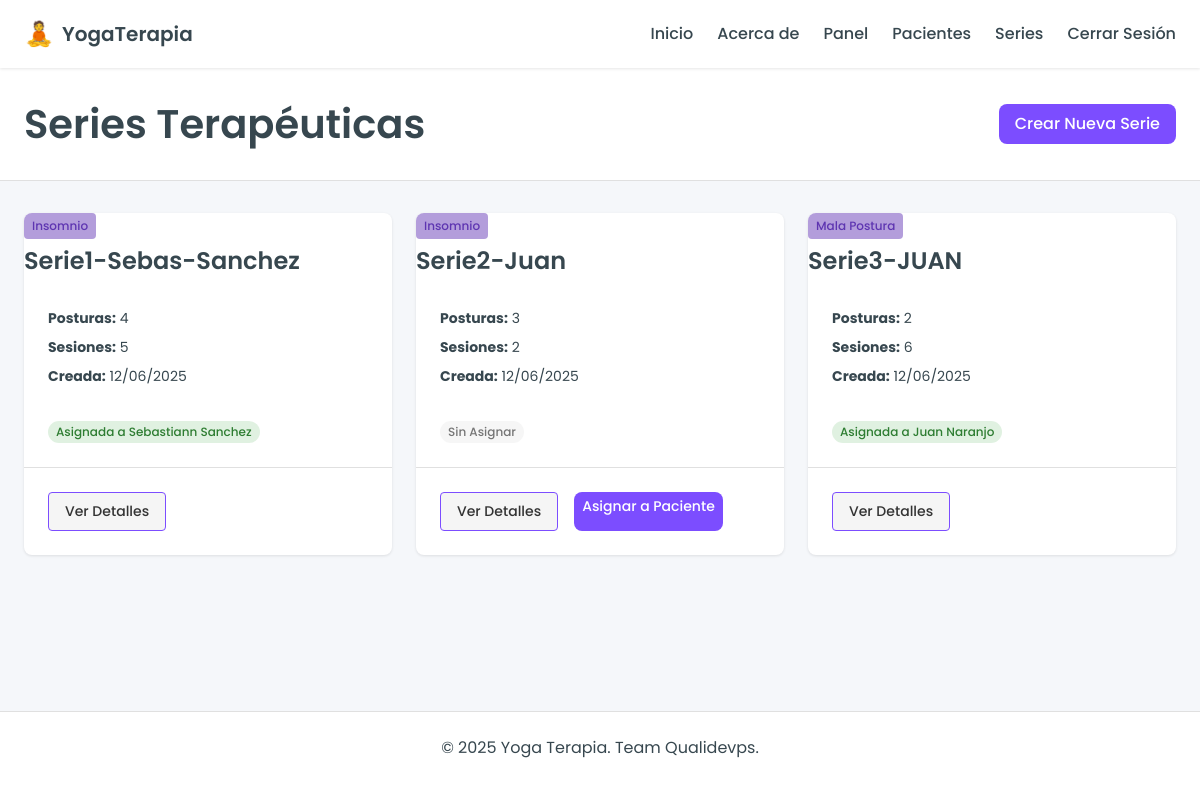
/instructor/series (signed in), run on an earlier commit of the app's database.
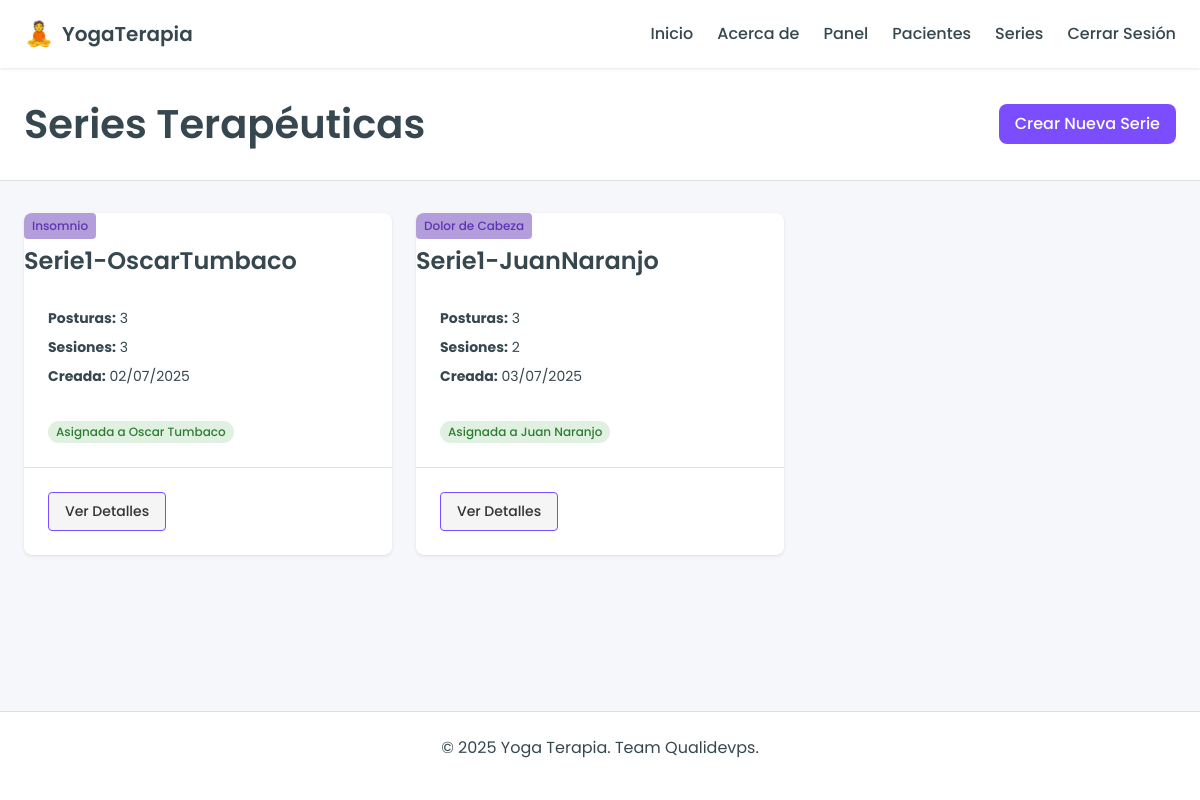
And on a later commit of the database.
### models/series.py (models this page shows, shortened)
class Series(db.Model):
    __tablename__ = 'series'
    id = db.Column(db.Integer, primary_key=True)
    name = db.Column(db.String(100), nullable=False)
    created_at = db.Column(db.DateTime, default=datetime.utcnow)
    therapy_type_id = db.Column(db.Integer, db.ForeignKey('therapy_type.id'), nullable=False)
    total_sessions = db.Column(db.Integer, default=1)
    creator_id = db.Column(db.Integer, db.ForeignKey('user.id'), nullable=False)
    patient_id = db.Column(db.Integer, db.ForeignKey('user.id'), nullable=True)
    postures = db.relationship('SeriesPosture', backref='series', lazy=True, order_by="SeriesPosture.order")
    sessions = db.relationship('Session', backref='series', lazy=True)
    creator = db.relationship(
        'User',
        foreign_keys=[creator_id],
        back_populates='created_series'
    )
    patient = db.relationship(
        'User',
        foreign_keys=[patient_id],
        back_populates='assigned_series'
    )

### models/therapy_type.py (models this page shows, shortened)
class TherapyType(db.Model):
    __tablename__ = 'therapy_type'
    id = db.Column(db.Integer, primary_key=True)
    name = db.Column(db.String(100), nullable=False)
    description = db.Column(db.Text, nullable=True)
    postures = db.relationship('Posture', secondary=posture_therapy,
                              lazy='subquery', backref=db.backref('therapy_types', lazy=True))
    series = db.relationship('Series', backref='therapy_type', lazy=True)

### models/user.py (models this page shows, shortened)
class User(db.Model, UserMixin):
    id = db.Column(db.Integer, primary_key=True)
    username = db.Column(db.String(80), unique=True, nullable=False)
    password = db.Column(db.Text, nullable=False)
    email = db.Column(db.String(256), unique=True, nullable=False)
    name = db.Column(db.String(120), nullable=False)
    role = db.Column(db.String(20), nullable=False)  # 'instructor' or 'patient'
    patients = db.relationship('User',
                              secondary='instructor_patient',
                              primaryjoin="and_(User.id==InstructorPatient.instructor_id, User.role=='instructor')",
                              secondaryjoin="and_(User.id==InstructorPatient.patient_id, User.role=='patient')",
                              backref=db.backref('instructors', lazy='dynamic'),
                              lazy='dynamic')
    created_series = db.relationship(
        'Series',
        foreign_keys='Series.creator_id',
        back_populates='creator',
        lazy=True
    )
    assigned_series = db.relationship(
        'Series',
        foreign_keys='Series.patient_id',
        back_populates='patient',
        lazy=True,
        uselist=False
    )
    sessions = db.relationship('Session', backref='patient', lazy=True)

### routes/instructor.py (the view)
@instructor_bp.route('/series')
@instructor_required
def series_list():
    instructor = User.query.get(session['user_id'])
    series = Series.query.filter_by(creator_id=instructor.id).all()
    return render_template('instructor/series_list.html', series=series)

### routes/auth.py (called while the page is built)
def instructor_required(f):
    @wraps(f)
    def decorated_function(*args, **kwargs):
        if 'user_id' not in session:
            flash('Please log in to access this page.', 'error')
            return redirect(url_for('auth.login'))
        user = User.query.get(session['user_id'])
        if user.role != 'instructor':
            flash('Access denied. Instructor privileges required.', 'error')
            return redirect(url_for('main.index'))
        return f(*args, **kwargs)
    return decorated_function

### templates/instructor/series_list.html (shortened to what this page needs)
{% extends 'base.html' %}
{% block content %}
<section class="page-header">
    <div class="container">
        <h1>Series Terapéuticas</h1>
        <div class="page-actions">
            <a href="{{ url_for('instructor.create_series') }}" class="btn-primary">Crear Nueva Serie</a>
        </div>
    </div>
</section>
<section class="content-section">
    <div class="container">
        {% if series %}
            <div class="series-grid">
                {% for s in series %}
                    <div class="series-card">
                        <div class="series-type">{{ s.therapy_type.name }}</div>
                        <h3 class="series-name">{{ s.name }}</h3>
                        <div class="series-details">
                            <p><strong>Posturas:</strong> {{ s.postures|length }}</p>
                            <p><strong>Sesiones:</strong> {{ s.total_sessions }}</p>
                            <p><strong>Creada:</strong> {{ s.created_at.strftime('%d/%m/%Y') }}</p>
                        </div>
                        <div class="series-status">
                            {% if s.patient %}
                                <span class="status-badge status-active">Asignada a {{ s.patient.name }}</span>
                            {% else %}
                                <span class="status-badge status-inactive">Sin Asignar</span>
                            {% endif %}
                        </div>
                        <div class="series-actions">
                            <a href="#" class="btn-secondary btn-small">Ver Detalles</a>
                            {% if not s.patient %}
                                <a href="#" class="btn-primary btn-small">Asignar a Paciente</a>
                            {% endif %}
                        </div>
                    </div>
                {% endfor %}
            </div>
        {% else %}
            <div class="empty-state">
                <p>No has creado ninguna serie terapéutica aún.</p>
                <a href="{{ url_for('instructor.create_series') }}" class="btn-primary">Crear Mi Primera Serie</a>
            </div>
        {% endif %}
    </div>
</section>
{% endblock %}

### templates/base.html (shortened to what this page needs)
<!DOCTYPE html>
<html lang="es">
<head>
    <link rel="stylesheet" href="/static/css/style.css">
</head>
<body>
    <header class="site-header">
        <div class="container-base-header">
            <div class="logo">
                <a href="{{ url_for('index') }}">
                    <span class="logo-icon">🧘</span>
                    <span class="logo-text">YogaTerapia</span>
                </a>
            </div>
            <nav class="main-nav">
                <ul>
                    <li><a href="{{ url_for('index') }}">Inicio</a></li>
                    <li><a href="{{ url_for('about') }}">Acerca de</a></li>
                    {% if session.get('user_id') %}
                        {% if session.get('role') == 'instructor' %}
                            <li><a href="{{ url_for('instructor.dashboard') }}">Panel</a></li>
                            <li><a href="{{ url_for('instructor.patients') }}">Pacientes</a></li>
                            <li><a href="{{ url_for('instructor.series_list') }}">Series</a></li>
                        {% elif session.get('role') == 'patient' %}
                            <li><a href="{{ url_for('patient.dashboard') }}">Panel</a></li>
                            <li><a href="{{ url_for('patient.view_series') }}">Mis Series</a></li>
                            <li><a href="{{ url_for('patient.sessions') }}">Mis Sesiones</a></li>
                        {% endif %}
                        <li><a href="{{ url_for('auth.logout') }}">Cerrar Sesión</a></li>
                    {% else %}
                        <li><a href="{{ url_for('auth.login') }}">Iniciar Sesión</a></li>
                        <li><a href="{{ url_for('auth.register') }}" class="btn-primary">Registrarse</a></li>
                    {% endif %}
                </ul>
            </nav>
        </div>
    </header>
    <main class="site-content">
        {% block content %}{% endblock %}
    </main>
    <footer class="site-footer">
        <div class="container" style="text-align: center;">
            <p>&copy; 2025 Yoga Terapia. Team Qualidevps.</p>
        </div>
    </footer>
</body>
</html>

What changed in the data, as far as the page shows it:
removed Series: therapy_type.name "Insomnio", name "Serie2-Juan", postures|length "3", total_sessions "2", created_at "12/06/2025", shows "Sin Asignar", shows "Asignar a Paciente"
removed Series: therapy_type.name "Mala Postura", name "Serie3-JUAN", postures|length "2", total_sessions "6", created_at "12/06/2025", patient.name "Juan Naranjo"
changed Series "Insomnio": name "Serie1-Sebas-Sanchez" → "Serie1-OscarTumbaco"; postures|length "4" → "3"; total_sessions "5" → "3"; created_at "12/06/2025" → "02/07/2025"; patient.name "Sebastiann Sanchez" → "Oscar Tumbaco"
added Series: therapy_type.name "Dolor de Cabeza", name "Serie1-JuanNaranjo", postures|length "3", total_sessions "2", created_at "03/07/2025", patient.name "Juan Naranjo"
